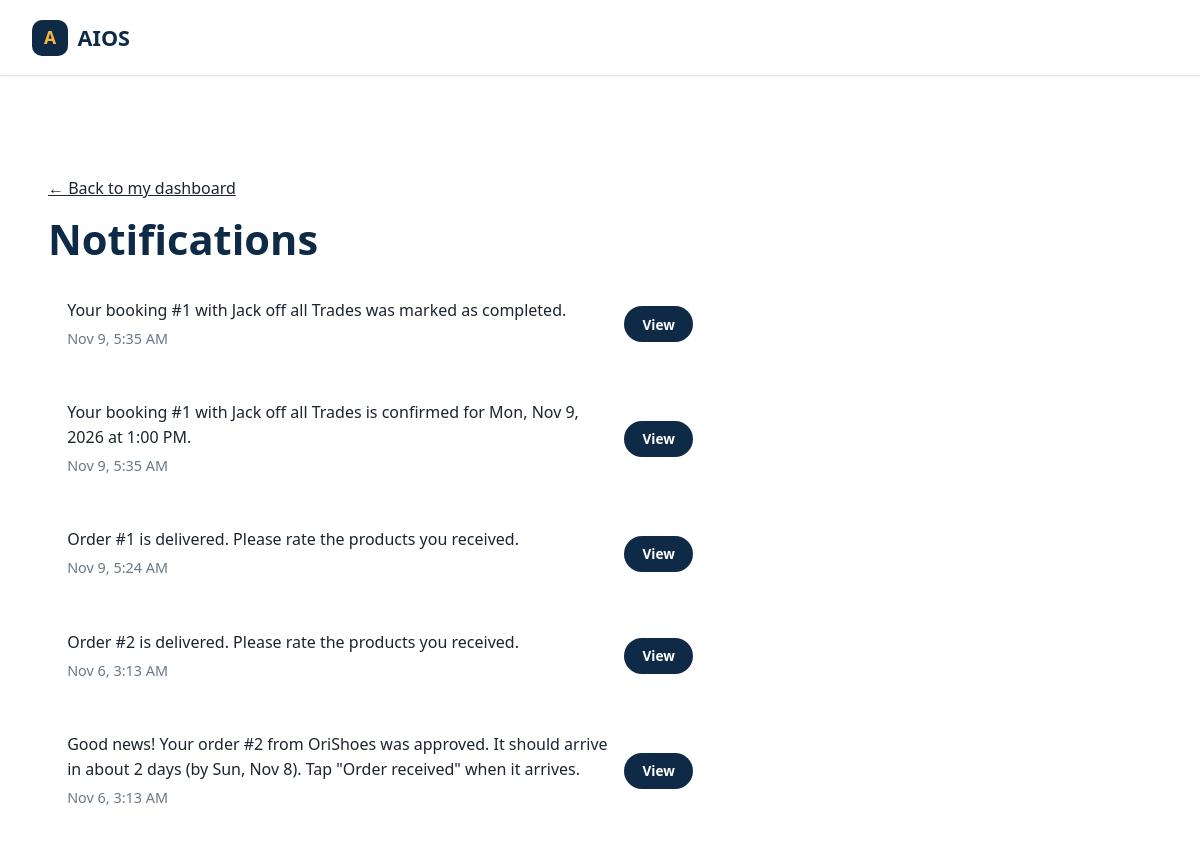
/notifications.php (signed in), run on the app's committed database.
### tables this page shows
CREATE TABLE IF NOT EXISTS notifications (
  id         INT UNSIGNED AUTO_INCREMENT PRIMARY KEY,
  user_id    INT UNSIGNED NOT NULL,
  message    VARCHAR(300) NOT NULL,
  link       VARCHAR(200) NOT NULL DEFAULT '',
  is_read    TINYINT(1) NOT NULL DEFAULT 0,
  created_at DATETIME NOT NULL,
  KEY by_user (user_id, is_read),
  FOREIGN KEY (user_id) REFERENCES users(id) ON DELETE CASCADE
);

### includes/bootstrap.php (called while the page is built, shortened)
<?php
function db(): PDO {
    static $pdo = null;
    if (!$pdo) {
        $pdo = new PDO('mysql:host=' . DB_HOST . ';dbname=' . DB_NAME . ';charset=utf8mb4', DB_USER, DB_PASS, [
            PDO::ATTR_ERRMODE            => PDO::ERRMODE_EXCEPTION,
            PDO::ATTR_DEFAULT_FETCH_MODE => PDO::FETCH_ASSOC,
        ]);
    }
    return $pdo;
}

### notifications.php (the view, shortened to what this page needs)
<?php
require_once __DIR__ . '/includes/bootstrap.php';
$uid = $_SESSION['user_id'];
$st = db()->prepare('SELECT * FROM notifications WHERE user_id = ? ORDER BY id DESC LIMIT 60');
$st->execute([$uid]);
$list = $st->fetchAll();
?>
<!DOCTYPE html>
<html lang="en">
<head>
  <link rel="stylesheet" href="css/style.css">
</head>
<body>
  <?php include __DIR__ . '/includes/topbar.php'; ?>
  <main class="section shop-page notif-page">
    <p><a href="dashboard.php">&larr; Back to my dashboard</a></p>
    <h1>Notifications</h1>
    <?php foreach ($list as $n): ?>
      <div class="card notif <?= $n['is_read'] ? '' : 'unread' ?>">
        <div>
          <p class="notif-text"><?= htmlspecialchars($n['message']) ?></p>
          <span class="muted"><?= htmlspecialchars(date('M j, g:i A', strtotime($n['created_at']))) ?></span>
        </div>
        <?php if ($n['link']): ?><a class="btn btn-small" href="<?= htmlspecialchars($n['link']) ?>">View</a><?php endif; ?>
      </div>
    <?php endforeach; ?>
  </main>
</body>
</html>

### css/style.css (style rules this page uses)
:root { --navy: #0e2a47; --navy-2: #163a5f; --marigold: #f5b83d; --teal: #1f8a8a; --mist: #eef3f7; --ink: #1b2430; --muted: #6a7889; --white: #ffffff; --line: #dde5ec; --header-h: 72px; --font-head: 'Bricolage Grotesque', 'Segoe UI', sans-serif; --font-body: 'DM Sans', 'Segoe UI', sans-serif; }
*, *::before, *::after { box-sizing: border-box; }
html { scroll-behavior: smooth; scroll-padding-top: var(--header-h); }
body { margin: 0; font-family: var(--font-body); color: var(--ink); background: var(--white); line-height: 1.55; }
h1, h2, h3 { font-family: var(--font-head); margin: 0; line-height: 1.1; }
a { color: inherit; }
.muted { color: var(--muted); font-size: .9rem; }
.btn { display: inline-block; cursor: pointer; font: 700 .95rem var(--font-body); padding: .6rem 1.3rem; border-radius: 999px; border: 2px solid transparent; text-decoration: none; text-align: center; transition: transform .15s ease, background .15s ease; }
.btn-small { background: var(--navy); color: var(--white); padding: .4rem 1rem; font-size: .85rem; }
.section { padding: clamp(3rem, 7vw, 5.5rem) clamp(1rem, 4vw, 3rem); }
.card { background: var(--white); border-radius: 14px; padding: 1.2rem; display: flex; flex-direction: column; gap: .2rem; }
.shop-page h1 { font-size: clamp(1.8rem, 3.5vw, 2.6rem); color: var(--navy); margin-bottom: 1rem; }
.notif-page { max-width: 760px; }
.notif { flex-direction: row; justify-content: space-between; align-items: center; gap: 1rem; margin-bottom: .7rem; }
.notif-text { margin: 0 0 .2rem; font-weight: 500; }
html { -webkit-text-size-adjust: 100%; overflow-x: hidden; }
body { min-width: 320px; overflow-x: hidden; }
button, .btn, a, input, select, textarea { touch-action: manipulation; }
.hero, .dash, .product-page, .panel, .auth-card, .card, .product, .provider, .shop-group { min-width: 0; }

### includes/head-extra.php (style rules this page uses)
html { -webkit-text-size-adjust: 100%; }

### data on the page
notifications: message "Your booking #1 with Jack off all Trades was marked as completed.", created_at "Nov 9, 5:35 AM"
notifications: message "Your booking #1 with Jack off all Trades is confirmed for Mon, Nov 9, 2026 at 1:00 PM.", created_at "Nov 9, 5:35 AM"
notifications: message "Order #1 is delivered. Please rate the products you received.", created_at "Nov 9, 5:24 AM"
notifications: message "Order #2 is delivered. Please rate the products you received.", created_at "Nov 6, 3:13 AM"
notifications: message "Good news! Your order #2 from OriShoes was approved. It should arrive in about 2 days (by Sun, Nov 8). Tap \"Order received\" when it arrives.", created_at "Nov 6, 3:13 AM"

### other printed values
SITE_NAME "AIOS"
